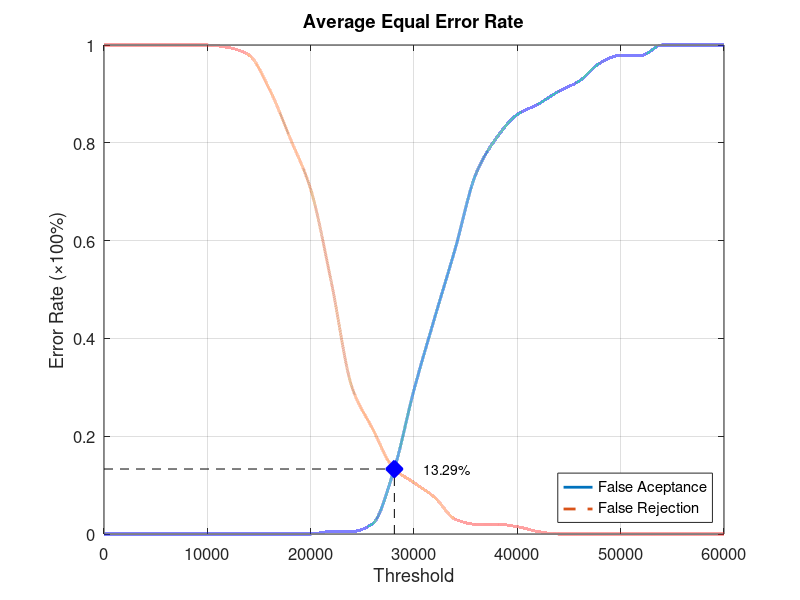
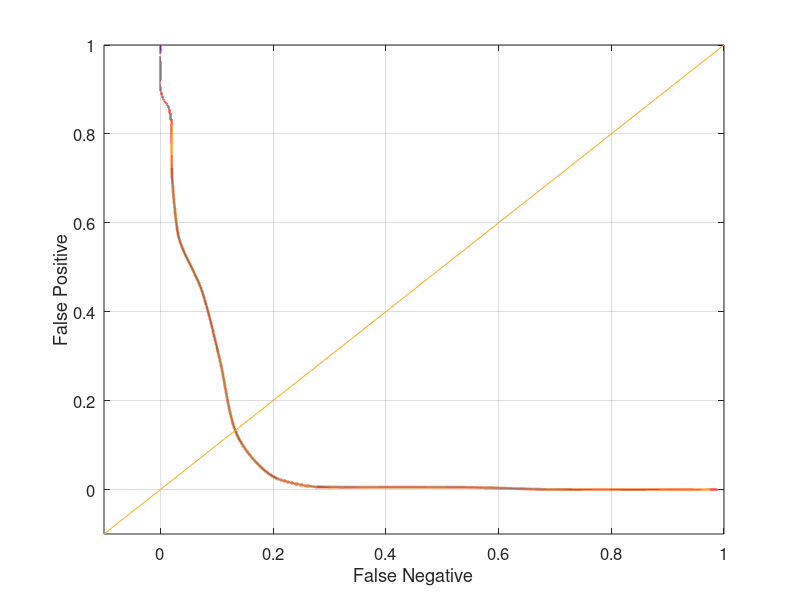

Write the MATLAB code that produced these figures, in order.
function yEER = Database3_3
close all;
clear;
clc;
x = 0:2000:60000;
xq = 0:0.5:60000;

y0 = [0 0 0 0 0 0 0 0 0 0 0 0.00526316 0.00526316 0.0210526 0.126316 0.294737 0.442105 0.584211 0.736842 0.810526 0.857895 0.878947 0.905263 0.926316 0.963158 0.978947 0.978947 1 1 1 1];
yy0 = interp1(x, y0, xq, 'pchip');
y1 = [1 1 1 1 1 1 0.995 0.98 0.91 0.81 0.705 0.515 0.3 0.215 0.135 0.105 0.075 0.03 0.02 0.02 0.015 0.005 0 0 0 0 0 0 0 0 0];
yy1 = interp1(x, y1, xq, 'pchip');

% Calculating EER: 
y2 = abs(y0 - y1);
find(y2 == min(y2))
yy2 = abs(yy0 - yy1);
xEER = find(yy2 == min(yy2));
xEERIndex = xq(xEER) % X-axis EER
yEER = yy0(xEER) % Y-axis EER

main = figure
plot(xq, yy0,'-','LineWidth', 2);	hold on
plot(xq, yy1,'--','LineWidth', 2);	hold on
plot([xEERIndex xEERIndex], [0 yEER], 'k--');	hold on
plot([0 xEERIndex], [yEER yEER], 'k--');	hold on
plot(xEERIndex, yEER, 'bx', 'LineWidth', 10);	hold on
text(xEERIndex + 10 * xEERIndex / 100, yEER, [num2str(round((10000 * yEER)) / 100) '%'])
legend('False Aceptance', 'False Rejection', 'Location', 'SouthEast')
xlabel('Threshold')
ylabel('Error Rate (\times100%)')
title('Average Equal Error Rate')
set(gca, 'FontSize', 12)
axis([0 60000 0 1])
grid on

print(main, 'Database3_3Main', '-dpng');
FNRxFPR = figure('Color', [1 1 1]);
plot(yy1, yy0, '-', yy1, yy0, 'LineWidth', 2);
hold on
y = -0.1:0.1:1
plot(y, y); 
set(gca, 'FontSize', 12)
xlabel('False Negative')
ylabel('False Positive')
axis([-0.1 1 -0.1 1])
set(gca, 'FontSize', 12)
grid on

print(FNRxFPR, 'Database3_3FNRxFPR','-dpng');
end
